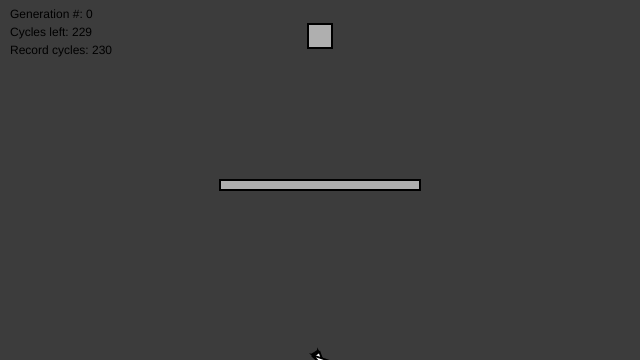
Frame 1 (no input)
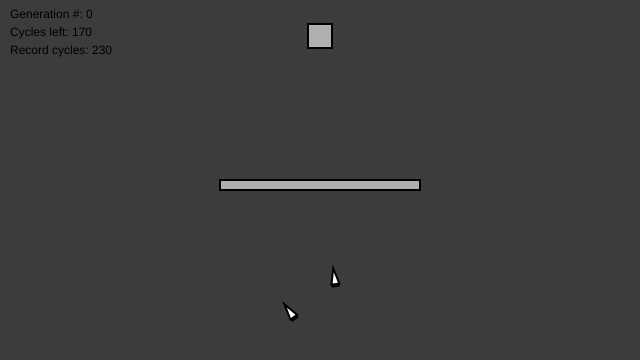
Frame 60 (no input)
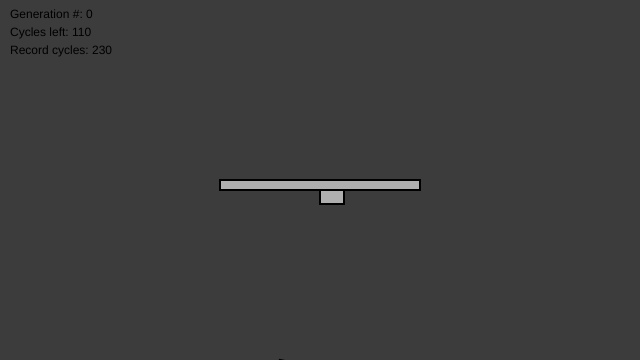
Frame 120 (the mouse pressed at the canvas centre since frame 60)

The p5.js sketch that drew these frames (run headless with seeded random() and noise() and a simulated clock; from frame 60 on, the mouse is pressed at the canvas centre):

// p5.js sketch
// ── sketch.js
// The Nature of Code
// Daniel Shiffman
// http://natureofcode.com

// Smart Rockets w/ Genetic Algorithms

// Each Rocket's DNA is an array of p5.Vectors
// Each p5.Vector acts as a force for each frame of animation
// Imagine a booster on the end of the rocket that can point in any direction
// and fire at any strength every frame

// The Rocket's fitness is a function of how close it gets to the target as well as how fast it gets there

// This example is inspired by Jer Thorp's Smart Rockets
// http://www.blprnt.com/smartrockets/

let lifetime; // How long should each generation live


let population; // Population
let lifeCounter; // Timer for cycle of generation
let recordTime; //Fastest time to target

let target; // Target position

let obstacles = []; //an array list to keep track of all the obstacles!


function setup(){
    createCanvas(640,360);
    // The number of cycles we will allow a generation to live
    lifetime = 230;

    // Initialize variables
    lifeCounter = 0;
    recordTime = lifetime;

    target = new Obstacle(width / 2 -12, 24, 24, 24);


    // Create a population with a mutation rate, and population max
    let mutationRate = 0.01;
    let popmax = 3;
    population = new Population(mutationRate,popmax);


    obstacles = [];
    obstacles.push(new Obstacle(width / 2 - 100, height / 2, 200, 10));
    // info = createP("");
    // info.position(10, 380);
}

function draw(){
    background(60);

    //Draw the start and target positions
    target.display();


    // If the generation hasn't ended yet
    if (lifeCounter < lifetime){
        population.live(obstacles);
        if((population.targetReached()) && (lifeCounter < recordTime)){
            recordTime = lifeCounter;
        }
        lifeCounter++;
    }else{
        lifeCounter = 0;
        population.fitness();
        population.selection();
        population.reproduction();
    }

    for(let i = 0;i < obstacles.length; i++){
        obstacles[i].display();
    }

    // Display some info
    fill(0);
    noStroke();
    text("Generation #: " + population.getGenerations(), 10, 18);
    text("Cycles left: " + (lifetime - lifeCounter), 10, 36);
    text("Record cycles: " + recordTime, 10, 54);
}

// Move the target if the mouse is pressed
// System will adapt to new target
function mousePressed() {
    target.position.x = mouseX;
    target.position.y = mouseY;
    recordtime = lifetime;
}
// ── DNA.js
// The Nature of Code
// Daniel Shiffman
// http://natureofcode.com

// DNA is an array of vectors

class DNA{
    constructor(newGenes){
        this.maxforce = 0.3;

        if(newGenes){
            this.genes = newGenes;
        } else{
            //The genetic sequence
            this.genes = [];
            
            // Constructor (makes a DNA of random PVectors)
            for(let i = 0; i < lifetime; i++){
                let angle = random(TWO_PI);
                //https://p5js.org/reference/#/p5.Vector/fromAngle
                this.genes[i] = createVector(cos(angle), sin(angle));
                //Multiplies angle
                this.genes[i].mult(random(0, this.maxforce));
            }
        }
        
        // Let's give each Rocket an extra boost of strength for its first frame
        this.genes[0].normalize();
    }

    //CROSSOVER
    crossover(partner){
        let child = new Array(this.genes.length);
        //pick a midpoint
        let crossover = int(random(this.genes.length));

        // Take "half" from one and "half" from the other
        for(let i = 0; i < this.genes.length; i++){
             //if greater than the half, takes the last half of genes from his daddy
             if(i > crossover){ 
                child[i] = this.genes[i]; 
             }//if not, first half from her mother
             else child[i] = partner.genes[i];
        }
        let newGenes = new DNA(child);
        return newGenes;
    }

    // Based on a mutation probability, picks a new random Vector
    mutate(m){
        for(let i = 0; i < this.genes.length; i++){
            //less than mutation rate
            if(random(1) < m){
                let angle = random(TWO_PI);
                this.genes[i] = createVector(cos(angle), sin(angle));
                this.genes[i].mult(random(0, this.maxforce));
                if (i == 0) this.genes[i].normalize();
            }
        }
    }
}
// ── Obstacle.js
// The Nature of Code
// Daniel Shiffman
// http://natureofcode.com

// Pathfinding w/ Genetic Algorithms

// A class for an obstacle, just a simple rectangle that is drawn
// and can check if a Rocket touches it

// Also using this class for target position

class Obstacle{
    constructor(x,y,w,h){
        this.position = createVector(x,y);
        this.w = w;
        this.h = h;
    }

    display(){
        stroke(0);
        fill(175);
        strokeWeight(2);
        rectMode(CORNER);
        rect(this.position.x, this.position.y, this.w, this.h);
    }

    contains(spot){
        if (spot.x > this.position.x && spot.x < this.position.x + this.w && spot.y > this.position.y && spot.y < this.position.y + this.h) {
            return true;
          } else {
            return false;
          }
    }
}
// ── Population.js
// The Nature of Code
// Daniel Shiffman
// http://natureofcode.com

// Pathfinding w/ Genetic Algorithms

// A class to describe a population of "creatures"

// Initialize the population

class Population{
    constructor(m,num){
        this.mutationRate = m; // Mutation rate
        this.population = []; // Array to hold the current population
        this.matingPool = []; // ArrayList which we will use for our "mating pool"
        this.generations = 0;  // Number of generations

        //make a new set of creatures
        for(let i = 0; i < num; i++){
            var location = createVector(width / 2, height );
            this.population[i] = new Rocket(location, new DNA());
        }
    }

    // Calculate fitness for each creature
    fitness(){
        for (let i = 0; i < this.population.length; i++){
            this.population[i].calcFitness();
        }
    }

    // Generate a mating pool
    selection(){
        //Clear the ArrayList from the previous mating pool
        this.matingPool = [];

        //Calculate best fitness of the whole population
        var maxFitness = this.getMaxFitness();

        for(let i = 0; i < this.population.length; i++){
            //https://p5js.org/reference/#/p5/map
            //Re-maps a number from one range to another.
            var fitnessNormal = map(this.population[i].getFitness(),0,maxFitness,0,1);
            var n = floor(fitnessNormal * 100);

            for(let j = 0; j < n; j++){
                this.matingPool.push(this.population[i]);

            }
        }
    }

    
    // Making the next generation
    reproduction(){
        // Refill the population with children from the mating pool
        for(var i = 0; i < this.population.length; i++){
            // Sping the wheel of fortune to pick two parents
            var m = floor(random(this.matingPool.length));
            var d = floor(random(this.matingPool.length));

            //pick two parents
            var mom = this.matingPool[m];
            var dad = this.matingPool[d];

            //Get their genes
            var momGenes = mom.getDNA();
            var dadGenes = dad.getDNA();

            //Make a baby
            var child = dadGenes.crossover(momGenes);
            //Mutate their genes
            child.mutate(this.mutationRate);
            
            //Fill the new population with the new child
            var location = createVector(width / 2, height);
            this.population[i] = new Rocket(location, child, this.population.length);
        }
        this.generations++;
    }
    
    live(obs){
        // Run every rocket
        for(var i = 0; i < this.population.length; i++){
            // If it finishes, mark it down as done!
            this.population[i].checkTarget();
            this.population[i].run(obs);
        }
    }

    // Did anything finish?
    targetReached() {
        for (let i = 0; i < this.population.length; i++) {
        if (this.population[i].hitTarget) return true;
        }
        return false;
    }      
    
    /* ======================================================================================
    Getters
    */

    getGenerations(){
        return this.generations;
    }
    
    // Find highest fitness for the population
    getMaxFitness(){
        var record = 0;
        for(var i = 0; i < this.population.length; i++){
            if(this.population[i].getFitness() > record){
                record = this.population[i].getFitness();
            }
        }
        return record;
    }
    
}
// ── rocket.js
    
// The Nature of Code
// Daniel Shiffman
// http://natureofcode.com

// Pathfinding w/ Genetic Algorithms

// Rocket class -- this is just like our Boid / Particle class
// the only difference is that it has DNA & fitness

//constructor
class Rocket{
    constructor(l, dna_, totalRockets){
        //All of our physics stuff
        this.acceleration = createVector();
        this.velocity = createVector();
        this.position = l.copy();

        this.size = 4;
        // To count which force we're on in the genes
        this.geneCounter = 0;
        this.recordDist = 10000; // Some high number that will be beat instantly
        this.finishTime = 0; // We're going to count how long it takes to reach target
        
        // Fitness and DNA
        this.fitness = 0;
        this.dna = dna_;
        // Did I reach the target
        this.hitTarget = false;
        // Did I hit an obstacle
        this.hitObstacle = false;
    }

    // FITNESS FUNCTION
    // distance = distance from target
    // finish = what order did i finish (first, second, etc. . .)
    // f(distance,finish) =   (1.0f / finish^1.5) * (1.0f / distance^6);
    // a lower finish is rewarded (exponentially) and/or shorter distance to target (exponetially)
    calcFitness(){
        if(this.recordDist < 1) this.recordDist = 1;
        
        // Reward finishing faster and getting close
        this.fitness = (1/ (this.finishTime * this.recordDist));

        // Make the function exponential
        this.fitness = pow(this.fitness, 4);

        if(this.hitObstacle) this.fitness *= 0.1;  // lose 90% of fitness hitting an obstacle
        if(this.hitTarget) this.fitness *= 2; // twice the fitness for finishing!
    }

    checkTarget(){
        let d = dist(this.position.x, this.position.y, target.position.x, target.position.y);
        if(d < this.recordDist){
            this.recordDist = d;
            //this.hitTarget = true;
        }

        if(target.contains(this.position) && !this.hitTarget){
            this.hitTarget = true;
        } else if(!this.hitTarget){
            this.finishTime++;
        }
    }

    // Did I hit an obstacle?
    obstacles(os) {
        for (let i = 0; i < os.length; i++) {
        let obs = os[i];
        if (obs.contains(this.position)) {
            this.hitObstacle = true;
        }
        }
    }
        
    // Run in relation to all the obstacles
    // If I'm stuck, don't bother updating or checking for intersection
    run(os){
        if(!this.hitTarget && !this.hitObstacle){
            this.applyForce(this.dna.genes[this.geneCounter]);
            this.geneCounter = (this.geneCounter + 1) % this.dna.genes.length;
            this.update();

            // If I hit an edge or an obstacle
            this.obstacles(os);
        }
        // Draw me
        if(!this.hitObstacle){
            this.display();
        }
    }

    applyForce(f){
        this.acceleration.add(f);
    }

    update(){
        this.velocity.add(this.acceleration);
        this.position.add(this.velocity);
        this.acceleration.mult(0);
    }

    /* ======================================================================================
    Getters
    */

    getFitness(){
        return this.fitness;
    }

    getDNA(){
        return this.dna;
    }

    stopped(){
        return this.hitObstacle;
    }


    /* ======================================================================================
    UI
    */

    display(){
        let theta = this.velocity.heading() + PI / 2;
        let size = this.size;
        stroke(0);
        //start a new drawing state
        push();
        //Specifies an amount to displace objects within the display window.
        translate(this.position.x,this.position.y);
        rotate(theta);

        // Thrusters
        rectMode(CENTER);
        fill(0);
        rect(-size / 2, size * 2, size / 2, size);
        rect(size / 2, size * 2, size / 2, size);

        // Rocket body
        fill(255);
        beginShape(TRIANGLES);
        vertex(0, -size * 2);
        vertex(-size, size * 2);
        vertex(size, size * 2);
        endShape(CLOSE);

        pop();
    }
}
